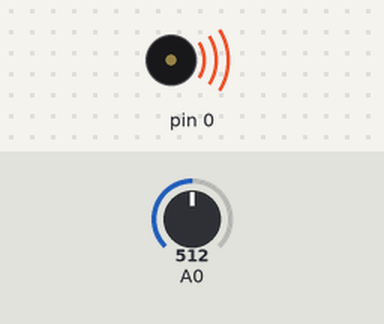
Recording of a sketch running on a simulated Arduino Uno, built with avr-gcc and run on an emulated ATmega328P. Shown: buzzer (waves = sounding). The test bench sets the inputs (shaded band); at power-on: A0 = 512.

Above: at 0.1 s.
Timing chart, 0 to 1.6 s (numbered marks = the images above):
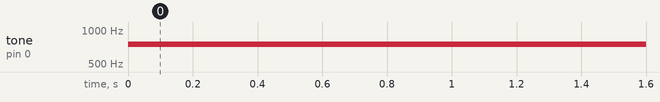

The sketch:

004_clase_04_05_arduino1.ino
```cpp
float lectura;
float frecuencia;
int Frecmin=300;
int FrecMax =1200;
void setup()
{
  pinMode(0, OUTPUT);
  pinMode (A0, INPUT);
}

void loop()
{
  lectura = analogRead(A0);
  frecuencia= map(lectura,0,1023,Frecmin,FrecMax);
  tone(0, frecuencia);
   // delay(300); // Wait for 1000 millisecond(s)
}
```

Measured:
- by itself, tone on pin 0: silent → 750 Hz at 0.00 s
